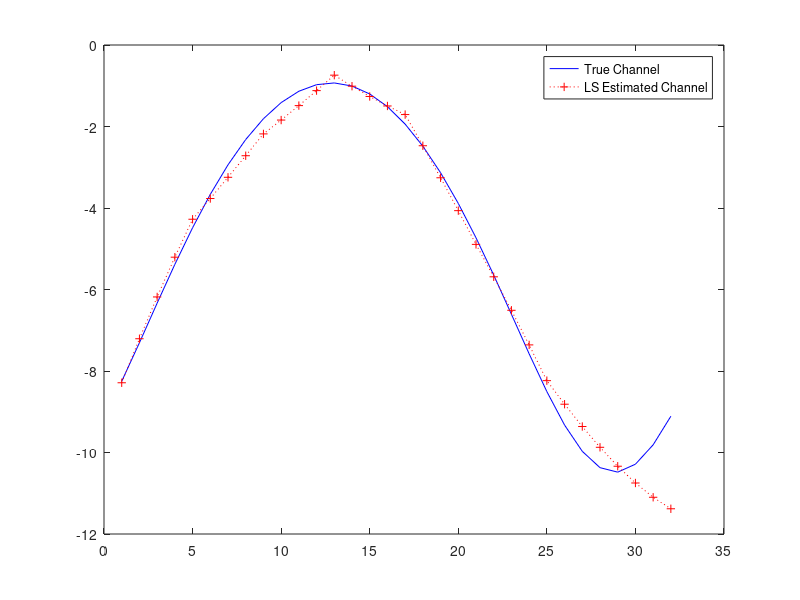

Reproduce this figure in MATLAB.
% OFDM Channel Estimation using Least Squares Method
clc;
clear all;
close all;

%%%%% Assumptions %%%%%
Nfft = 32;          % Number of FFT subcarriers
Ng = Nfft/8;        % Number of CP symbols
Nofdm = Nfft + Ng;  % Total length of one OFDM symbol

Nps = 4;            % Spacing between the pilot subcarriers
Np = Nfft / Nps;    % Number of pilot symbols per OFDM symbol
Nm = Nfft - Np;     % Number of message symbols (unknown symbols)

% Generation of Pilot symbols (Known symbols)
Xp = 2 * (randn(1, Np) > 0) - 1;  % Pilot symbols

% Generation of message symbols
msgint = randi([0, 15], 1, Nm);   % Unknown message
Nbps = 4;                          % QAM modulation
M = 2^Nbps;                        % Number of possible QAM symbols
Es = 1;
A = sqrt(3 / (2 * (M - 1) * Es));  % Normalization factor
Data = A * qammod(msgint, M);

% Loading both pilot and message symbols onto subcarriers
X = zeros(1, Nfft);  % New OFDM symbol
l = 1;
ll = 1;

for k = 1:Nfft
    if mod(k, 4) == 1
        X(k) = Xp(l);
        l = l + 1;
    else
        X(k) = Data(ll);
        ll = ll + 1;
    end
end

% Taking IFFT and adding cyclic prefix for transmission
xtx = ifft(X, Nfft);
x_cp = [xtx(:, (Nfft - Ng + 1):Nfft), xtx];  % OFDM symbol + CP

% Generating channel
h = (1/2) * [randn + 1i * randn, randn + 1i * randn];  % Random Rayleigh channel of two taps

% Received Signal
y = conv(x_cp, h);
snr = 30;  % SNR = 30 dB for the AWGN noise
y_noise = awgn(y, snr, 'measured');  % Addition of Gaussian noise

% At the Receiver
% Removal of CP and Taking FFT for the received signal
y_minus_CP = y_noise(:, (Ng + 1):(Nfft + Ng));
Y_rx = fft(y_minus_CP, Nfft);

% Estimating the Sub-channel information at the pilot location using LS method
% Finding the pilot locations
pilot_loc = [];

for k = 1:Nfft
    if mod(k, Nps) == 1
        pilot_loc = [pilot_loc, k];
    end
end

H_LS = Y_rx(pilot_loc) ./ Xp;  % LS estimation of subchannels at pilot location

% Interpolation, to estimate the sub-channel gains in remaining subchannels
slope = (H_LS(end) - H_LS(end - 1)) / (pilot_loc(end) - pilot_loc(end - 1));
H_LS = [H_LS, H_LS(end) + slope * (Nfft - pilot_loc(end))];
pilot_loc = [pilot_loc, Nfft];
H_interpolated = interp1(pilot_loc, H_LS, [1:Nfft]);

% Performance comparison
H = fft(h, Nfft);
H_power_dB = 10 * log(abs(H .* conj(H)));
H_interpolated_power_dB = 10 * log(abs(H_interpolated .* conj(H_interpolated)));

plot(H_power_dB, 'b');
hold on;
plot(H_interpolated_power_dB, 'r:+');
legend('True Channel', 'LS Estimated Channel');
